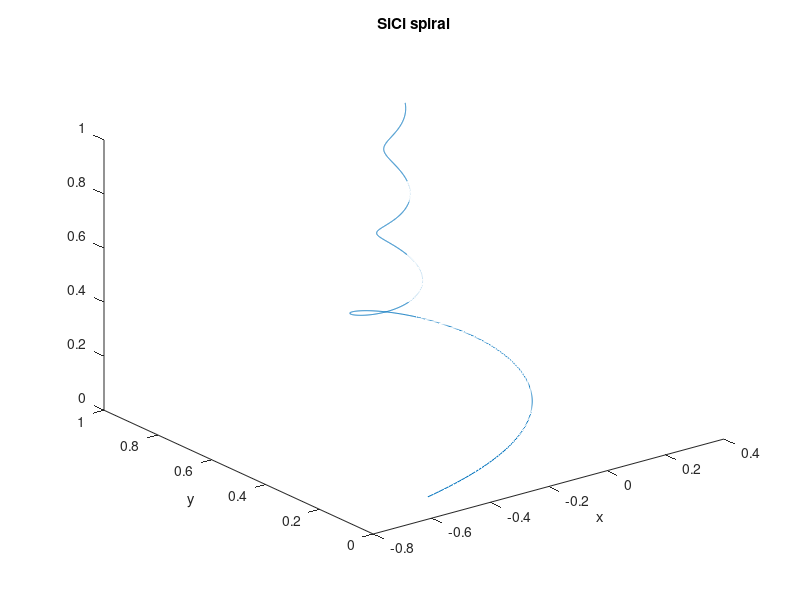
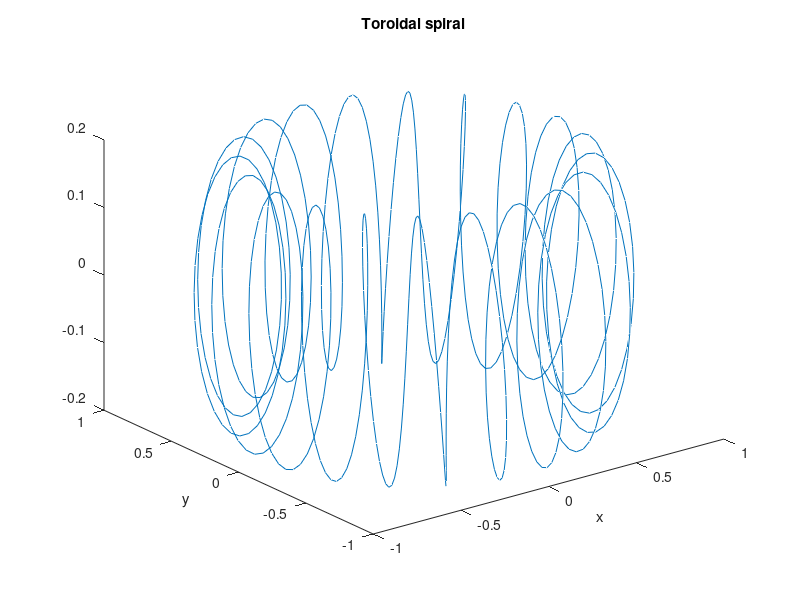
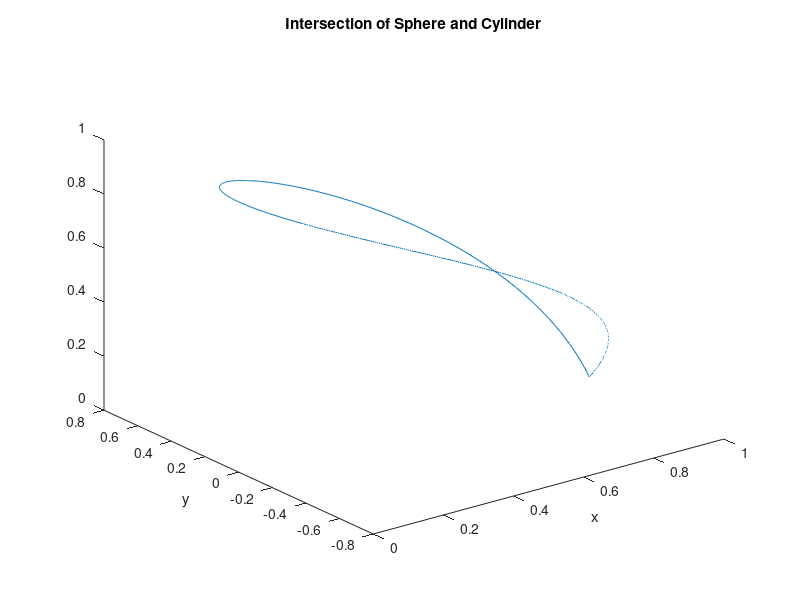

The MATLAB script that drew these images, in order:
% Section 7.3: Miscellaneous spirals
%
% Last Update: 03.08.2003

% ---------------------------------------------------------------------------- %
% 7.3.1: SiCi spiral
% (Symbolic Math Toolbox required)
a = 0.5;
c = 20.0;
t = 0.2:0.01:20;

x = a*cosint(t);
y = a*sinint(t);
z = t/c;

figure(1)
plot3(x, y, z); 
xlabel('x'); ylabel('y'); title('SiCi spiral');

% ---------------------------------------------------------------------------- %
% 7.3.3: Toroidal spiral
a = 0.2;
b = 0.8;
c = 20.0;
t = 0:0.01:2*pi;

x = (a*sin(c*t)+b).*cos(t);
y = (a*sin(c*t)+b).*sin(t);
z = a*cos(c*t);

figure(2)
plot3(x, y, z); 
xlabel('x'); ylabel('y'); title('Toroidal spiral');

% ---------------------------------------------------------------------------- %
% 7.3.4: Intersection of Sphere and Cylinder
t = 0:0.01:2*pi;

x = (1+cos(t))/2;
y = sin(t)/2
z = sin(t/2);

figure(3)
plot3(x, y, z); 
xlabel('x'); ylabel('y'); title('Intersection of Sphere and Cylinder');
